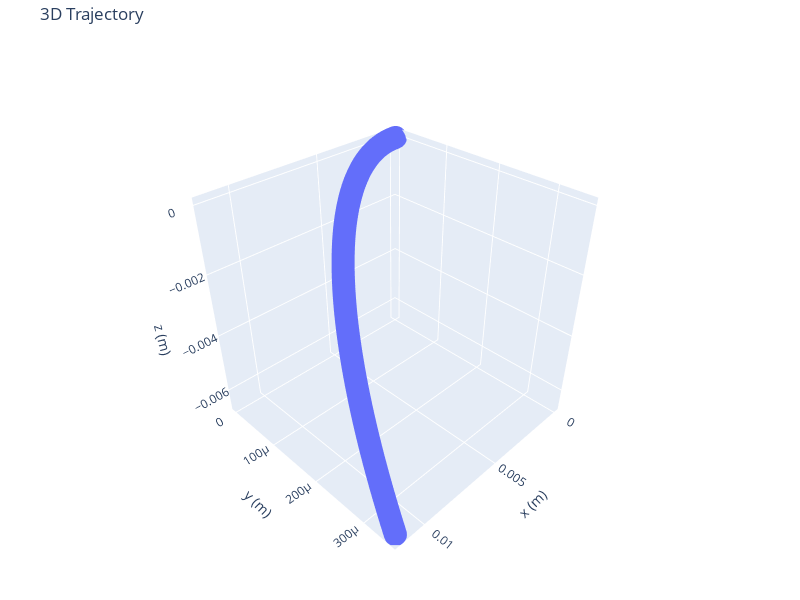

The code cell stored with this chart in its notebook:
### Markdown cell above
## 5. Simulation execution

### Code cell
# run the simulation
main_func(m, q, x0, y0, z0, b_field, e_field, Ec0, v_direction, step, total_t, output_file, txt_name, file_name, magnet_name, magnet_type, traj_distance)

### Figure 1 — Plotly figure (JSON) as saved in the notebook; plotly's stock layout.template omitted (floating-point values rounded to 4 significant figures; data arrays with more than 128 entries replaced by an {"elided": "..."} marker saying what was removed)
{"data": [{"mode": "markers", "type": "scatter3d", "x": {"elided": "1000 float values"}, "y": {"elided": "1000 float values"}, "z": {"elided": "1000 float values"}}], "layout": {"height": 600, "margin": {"b": 10, "l": 10, "r": 20, "t": 40}, "scene": {"camera": {"eye": {"x": 1.5, "y": 1.5, "z": 1.5}}, "xaxis": {"title": {"text": "x (m)"}}, "yaxis": {"title": {"text": "y (m)"}}, "zaxis": {"title": {"text": "z (m)"}}}, "title": {"text": "3D Trajectory"}, "width": 800}}
